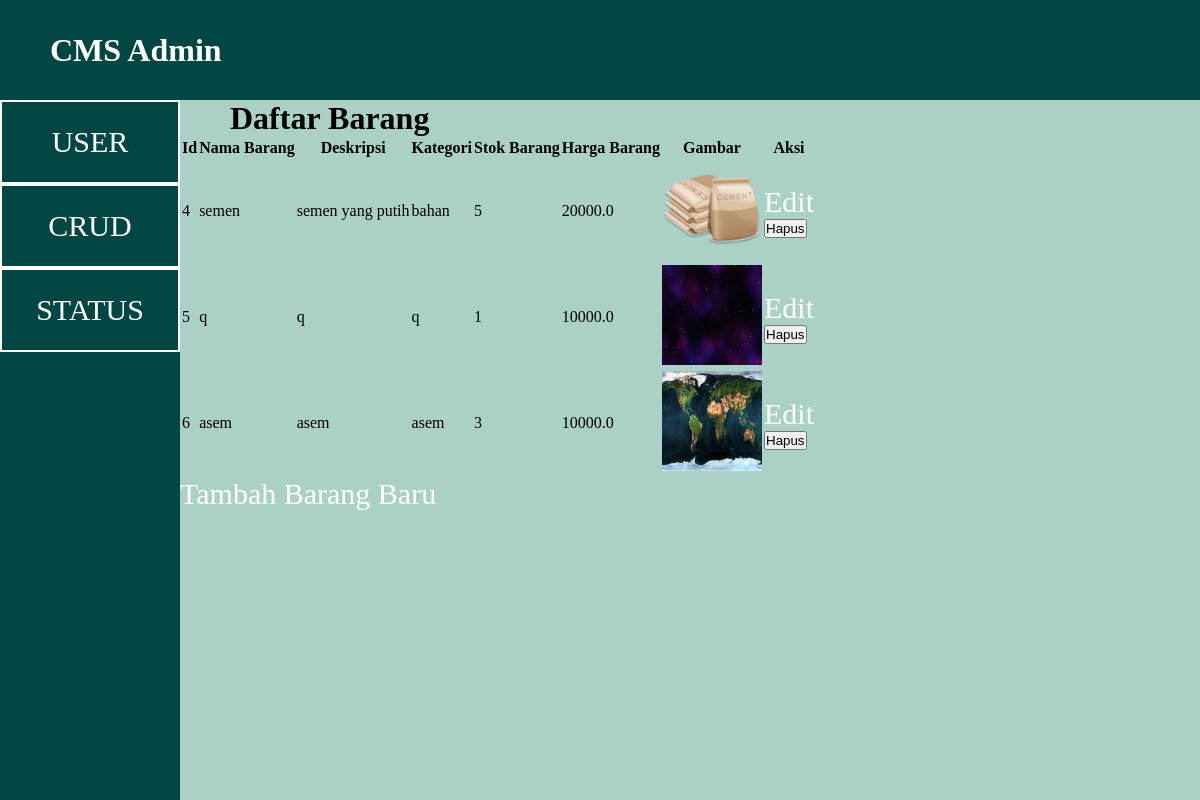
Screenshot of /admin_crud with the database file from the repository.
### models/product.py (models this page shows)
class Barang(db.Model):
    id = db.Column(db.Integer, primary_key=True)
    name = db.Column(db.String(100))
    desc = db.Column(db.String(100))
    category = db.Column(db.String(100))
    quantityInStock = db.Column(db.Integer)
    price = db.Column(db.Float)
    picture = db.Column(db.String(100))

### app.py (the view)
@app.route("/admin_crud")
def admin_crud():
    barang_list = Barang.query.all()
    return render_template('admin_crud.html', barang_list=barang_list)

### templates/admin_crud.html (shortened to what this page needs)
<!DOCTYPE html>
<html lang="en">
<head>
    <link rel="stylesheet" type="text/css" href="{{ url_for('static', filename='css/crud_admin.css') }}">
</head>
<body>
    <div class="navbar">
        <h1>CMS Admin</h1>
    </div>
    <div class="container">
        <div class="bar-left">
            <div class="nav-user">
                <a href="{{ url_for('admin_user') }}">USER</a>
            </div>
            <div class="nav-user">
                <a href="{{ url_for('admin_crud') }}">CRUD</a>
            </div>
            <div class="nav-user">
                <a href="{{ url_for('admin_status') }}">STATUS</a>
            </div>
        </div>
<div class="bar-right">
    <h1>Daftar Barang</h1>
    <table>
        <tr>
            <th>Id</th>
            <th>Nama Barang</th>
            <th>Deskripsi</th>
            <th>Kategori</th>
            <th>Stok Barang</th>
            <th>Harga Barang</th>
            <th>Gambar</th>
            <th>Aksi</th>
        </tr>
        {% for barang in barang_list %}
        <tr>
            <td>{{ barang.id }}</td>
            <td>{{ barang.name }}</td>
            <td>{{ barang.desc }}</td>
            <td>{{ barang.category }}</td>
            <td>{{ barang.quantityInStock }}</td>
            <td>{{ barang.price }}</td>
            <td><img src="{{ url_for('static', filename='unggah/'+ barang.picture) }}" width="100" height="100"></td>
            <td>
                <a href="/edit/{{ barang.id }}">Edit</a>
                <form method="POST" action="/delete/{{ barang.id }}" onsubmit="return confirm('Are you sure you want to delete this item?');">
                    <button type="submit">Hapus</button>
                </form>
            </td>
        </tr>
        {% endfor %}
    </table>
    <a href="/add">Tambah Barang Baru</a>
</div>
    </div>
</body>
</html>

### static/css/crud_admin.css (style rules this page uses)
* { padding: 0; margin: 0; }
.navbar { display: flex; align-items: center; color: white; background-color: #004643; height: 100px; width: 100%; }
h1 { margin-left: 50px; }
.container { display: flex; width: 100%; height: 700px; }
.bar-left { width: 15%; background-color: #004643; }
.nav-user { background-color: #004643; height: 80px; align-items: center; display: flex; justify-content: center; border: 2px solid white; }
a { color: white; font-size: 30px; text-decoration: none; }
.bar-right { width: 85%; background-color: #abd1c6; }

### rows the page displays
Barang: id "4", name "semen", desc "semen yang putih", category "bahan", quantityInStock "5", price "20000.0", picture (picture)
Barang: id "5", name "q", desc "q", category "q", quantityInStock "1", price "10000.0", picture (picture)
Barang: id "6", name "asem", desc "asem", category "asem", quantityInStock "3", price "10000.0", picture (picture)
